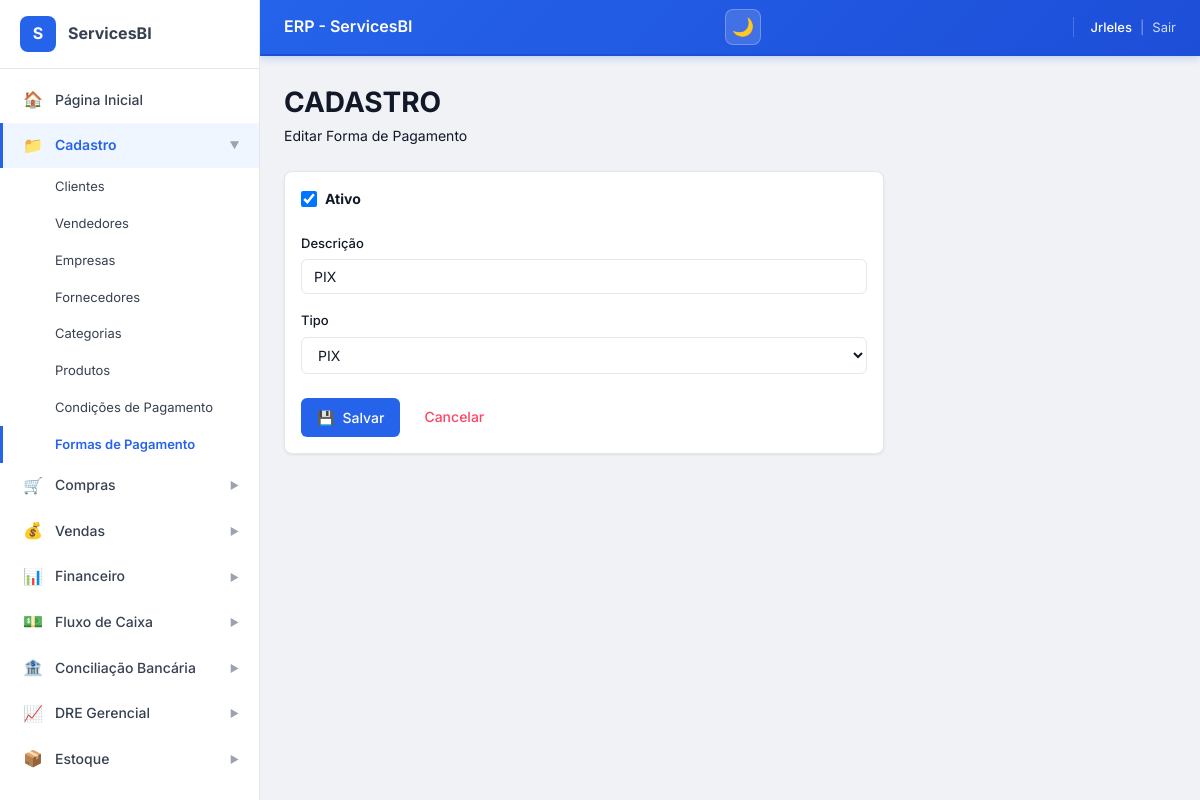
Screenshot of /cadastro/formas-pagamento/editar/1/ (signed in) with the database file from the repository.
### ERP_ServicesBI/models.py (models this page shows, shortened)
class FormaPagamento(models.Model):
    TIPO_CHOICES = [
        ('dinheiro', 'Dinheiro'),
        ('pix', 'PIX'),
        ('cartao_debito', 'Cartão de Débito'),
        ('cartao_credito', 'Cartão de Crédito'),
        ('boleto', 'Boleto'),
        ('transferencia', 'Transferência Bancária'),
        ('cheque', 'Cheque'),
        ('outro', 'Outro'),
    ]
    descricao = models.CharField(max_length=100, verbose_name='Descrição')
    tipo = models.CharField(max_length=20, choices=TIPO_CHOICES, default='outro', verbose_name='Tipo')
    ativo = models.BooleanField(default=True, verbose_name='Ativo')
    created_at = models.DateTimeField(auto_now_add=True)
    updated_at = models.DateTimeField(auto_now=True)
    class Meta:
        verbose_name = 'Forma de Pagamento'
        verbose_name_plural = 'Formas de Pagamento'
        ordering = ['descricao']

### ERP_ServicesBI/views.py (the view)
# urls.py: path('cadastro/formas-pagamento/editar/<int:pk>/', views.forma_pagamento_edit, name='forma_pagamento_edit'),
@login_required
def forma_pagamento_edit(request, pk):
    forma = get_object_or_404(FormaPagamento, pk=pk)
    if request.method == 'POST':
        form = FormaPagamentoForm(request.POST, instance=forma)
        if form.is_valid():
            form.save()
            messages.success(request, 'Forma de pagamento atualizada com sucesso!')
            return redirect('ERP_ServicesBI:forma_pagamento_list')
    else:
        form = FormaPagamentoForm(instance=forma)
    context = {'form': form, 'titulo': 'Editar Forma de Pagamento', 'forma': forma}
    return render(request, 'cadastro/forma_pagamento_form.html', context)

### ERP_ServicesBI/forms.py
class FormaPagamentoForm(BaseForm):
    class Meta:
        model = FormaPagamento
        fields = '__all__'
    def __init__(self, *args, **kwargs):
        super().__init__(*args, **kwargs)
        self.fields['descricao'].required = True
        self.fields['tipo'].required = True
        self.fields['ativo'].required = False

### ERP_ServicesBI/templates/cadastro/forma_pagamento_form.html (shortened to what this page needs)
{% extends 'base.html' %}
{% load static %}
{% block content %}
<div class="erp-page-header erp-mb-6">
    <h1 class="erp-page-title">CADASTRO</h1>
    <p class="erp-page-subtitle">{% if forma %}Editar{% else %}Nova{% endif %} Forma de Pagamento</p>
</div>
<div class="erp-card" style="max-width: 600px;">
    <form method="post" class="erp-form">
        <div class="erp-form-group erp-mb-4">
            <label class="erp-checkbox" style="display: flex; align-items: center; gap: 8px; cursor: pointer; font-size: 14px;">
                <input type="checkbox" name="ativo" value="True" {% if forma.ativo or not forma %}checked{% endif %} style="width: 16px; height: 16px;">
                <span><strong>Ativo</strong></span>
            </label>
        </div>
        <div class="erp-form-group">
            <label class="erp-label erp-label-required" for="descricao">Descrição</label>
            <input type="text" name="descricao" id="descricao" value="{{ forma.descricao|default:'' }}" class="erp-input" placeholder="Ex: PIX" required>
        </div>
        <div class="erp-form-group">
            <label class="erp-label erp-label-required" for="tipo">Tipo</label>
            <select name="tipo" id="tipo" class="erp-select" required>
                <option value="pix" {% if forma.tipo == 'pix' %}selected{% endif %}>PIX</option>
            </select>
        </div>
        <div class="erp-flex erp-gap-2 erp-mt-6">
            <button type="submit" class="erp-btn erp-btn--primary"><span>💾</span><span>Salvar</span></button>
            <a href="{% url 'ERP_ServicesBI:forma_pagamento_list' %}" class="erp-btn erp-btn--outline" style="color: #fc4564; border-color: #fc4564;"><span>Cancelar</span></a>
        </div>
    </form>
</div>
{% endblock %}

### ERP_ServicesBI/templates/components/_header.html (shortened to what this page needs)
<header class="erp-header">
    <div class="erp-flex erp-items-center erp-gap-2">
        <h1 class="erp-header__title">
            {% block header_title %}ERP - ServicesBI{% endblock %}
        </h1>
    </div>
    <div class="erp-header__controls">
        <button class="erp-header__theme-btn"
                onclick="toggleTheme()"
                title="Alternar tema (dark/light)"
                id="themeToggleBtn">
            <span id="themeIcon">🌙</span>
        </button>
    </div>
    <div class="erp-header__user">
        <span class="erp-header__user-name">
            {{ request.user.first_name|default:request.user.username }}
        </span>
        <span style="opacity:0.5">|</span>
        <a href="{% url 'ERP_ServicesBI:logout' %}" class="erp-header__logout">Sair</a>
    </div>
</header>

### rows the page displays
FormaPagamento: ativo "☑", descricao "PIX", tipo "PIX"

### other values shown
{{ request.user.first_name|default:request.user.username }} "Jrleles"
